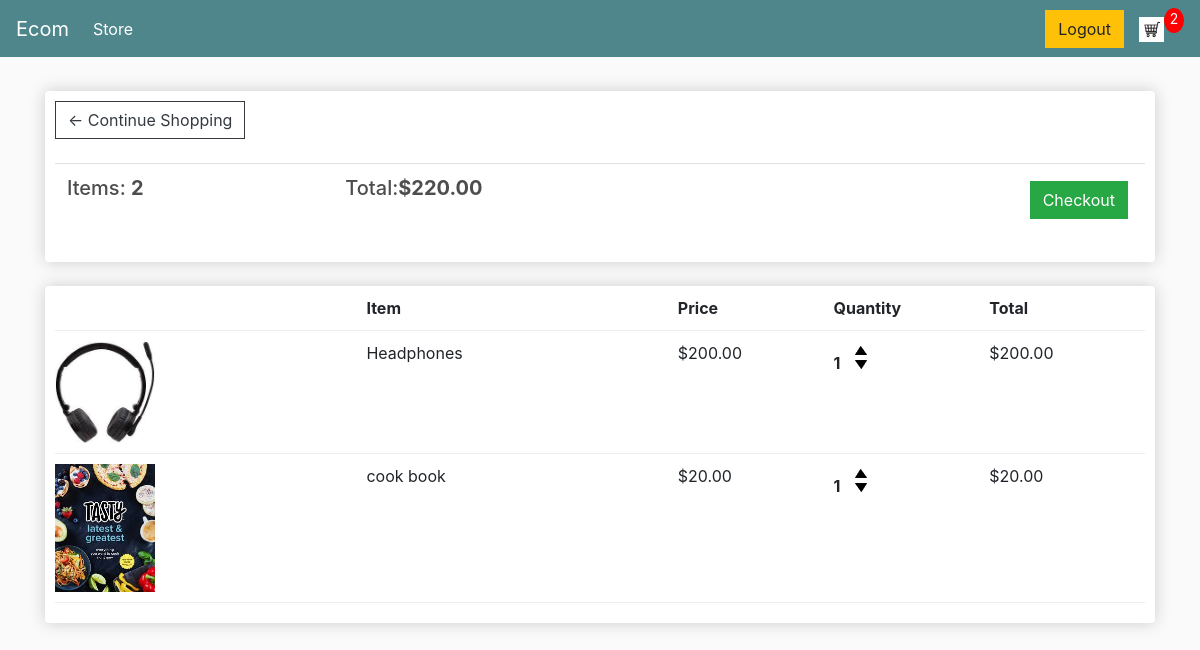
Page /cart/ (signed in) on the committed database.
### store/models.py (models this page shows, shortened)
class Order(models.Model):
	customer = models.ForeignKey(Customer, on_delete=models.SET_NULL, null=True, blank=True)
	date_ordered = models.DateTimeField(auto_now_add=True)
	complete = models.BooleanField(default=False)
	transaction_id = models.CharField(max_length=100, null=True)
	@property
	def get_cart_total(self):
		orderitems = self.orderitem_set.all()
		total = sum([item.get_total for item in orderitems])
		return total
	@property
	def get_cart_items(self):
		orderitems = self.orderitem_set.all()
		total = sum([item.quantity for item in orderitems])
		return total

class OrderItem(models.Model):
	product = models.ForeignKey(Product, on_delete=models.SET_NULL, null=True)
	order = models.ForeignKey(Order, on_delete=models.SET_NULL, null=True)
	quantity = models.IntegerField(default=0, null=True, blank=True)
	date_added = models.DateTimeField(auto_now_add=True)
	@property
	def get_total(self):
		total = self.product.price * self.quantity
		return total

class Product(models.Model):
    name=models.CharField(max_length=200,null=True)
    price=models.DecimalField(max_digits=7,decimal_places=2)
    digital=models.BooleanField(default=False,null=True,blank=False)
    image=models.ImageField(default='placeholder.png',null=True,blank=True)
    @property
    def ImageUrl(self):
        try:
            url=self.image.url
        except:
            url=''
        return url

### store/views.py (the view)
# urls.py: path('cart/', views.cart, name="cart"),
def cart(request):
     data=cartData(request)
     cartItems=data['cartItems']
     order=data['order']
     items=data['items']
     context = {'items':items,'order':order,'cartItems':cartItems}
     return render(request, 'store/cart.html', context)

### store/utils.py (called while the page is built)
def cartData(request):
	if request.user.is_authenticated:
		customer = request.user.customer
		order, created = Order.objects.get_or_create(customer=customer, complete=False)
		items = order.orderitem_set.all()
		cartItems = order.get_cart_items
	else:
		cookieData = cookieCart(request)
		cartItems = cookieData['cartItems']
		order = cookieData['order']
		items = cookieData['items']
	return {'cartItems':cartItems ,'order':order, 'items':items}

### store/templates/store/cart.html
{% extends 'store/main.html' %}
{% load static %}
{% block content %}
<div class="row">
    <div class="col-lg-12">
        <div class="box-element">
            <a  class="btn btn-outline-dark" href="{% url 'store' %}">&#x2190; Continue Shopping</a>
            <br>
            <br>
            <table class="table">
                <tr>
                    <th><h5>Items: <strong>{{order.get_cart_items}}</strong></h5></th>
                    <th><h5>Total:<strong>${{order.get_cart_total|floatformat:2}} </strong></h5></th>
                    <th>
                        <a  style="float:right; margin:5px;" class="btn btn-success" href="{% url 'checkout' %}">Checkout</a>
                    </th>
                </tr>
            </table>
        </div>
        <br>
        <div class="box-element">
            <div class="cart-row">
                <div style="flex:2"></div>
                <div style="flex:2"><strong>Item</strong></div>
                <div style="flex:1"><strong>Price</strong></div>
                <div style="flex:1"><strong>Quantity</strong></div>
                <div style="flex:1"><strong>Total</strong></div>
            </div>
            {% for item in items %}
            <div class="cart-row">
                <div style="flex:2"><img class="row-image" src="{{item.product.ImageUrl}}"></div>
                <div style="flex:2"><p>{{item.product.name}}</p></div>
                <div style="flex:1"><p>${{item.product.price|floatformat:2}}</p></div>
                <div style="flex:1">
                    <p class="quantity">{{item.quantity}}</p>
                    <div class="quantity">
                        <img data-product="{{item.product.id}}" data-action="add" class="chg-quantity update-cart" src="{% static  'images/arrow-up.png' %}">
                        <img data-product="{{item.product.id}}" data-action="remove" class="chg-quantity update-cart" src="{% static  'images/arrow-down.png' %}">
                    </div>
                </div>
                <div style="flex:1"><p>${{item.get_total}}</p></div>
            </div>
            {% endfor %}
        </div>
    </div>
</div>
{% endblock content %}

### static/css/Main.css (style rules this page uses)
body { background-color: hsl(0, 0%, 98%); }
h1,h2,h3,h4,h5,h6 { color:hsl(0, 0%, 30%); }
.box-element { box-shadow:hsl(0, 0%, 80%) 0 0 16px; background-color: #fff; border-radius: 4px; padding: 10px; }
.col-lg-4, .col-lg-6, .col-lg-8, .col-lg-12 { margin-top: 10px; }
.btn { border-radius: 0; }
.row-image { width: 100px; }
.cart-row { display: flex; align-items: flex-stretch; padding-bottom: 10px; margin-bottom: 10px; border-bottom: 1px solid #ececec; }
.quantity { display: inline-block; font-weight: 700; padding-right:10px; }
.chg-quantity { width: 12px; cursor: pointer; display: block; margin-top: 5px; transition:.1s; }

### rows in the picture
Order: get_cart_items "2", get_cart_total "220.00"
OrderItem: product.ImageUrl (picture), product.name "Headphones", product.price "200.00", quantity "1", get_total "200.00"
OrderItem: product.ImageUrl (picture), product.name "cook book", product.price "20.00", quantity "1", get_total "20.00"

### other values in the picture
{{ cartItems }} "2"
